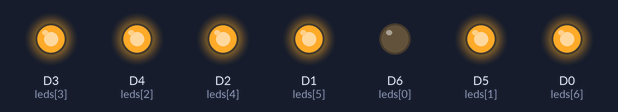
This program was run on a simulated ESP8266 (NodeMCU). Shown: output pins drawn as LEDs (lit = HIGH).

Above: at 0.5 s.
At 2.5 s:
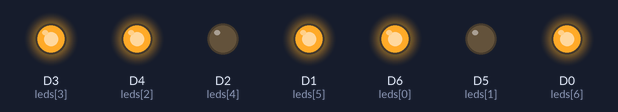
At 3.5 s:
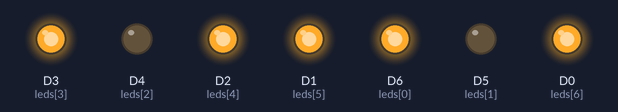
At 5.5 s:
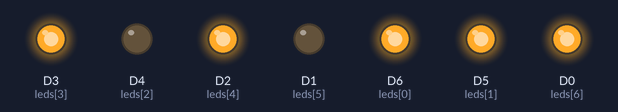
At 8.5 s:
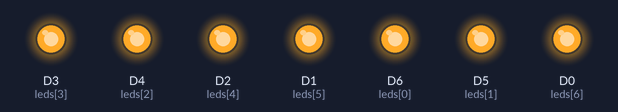
At 11.5 s:
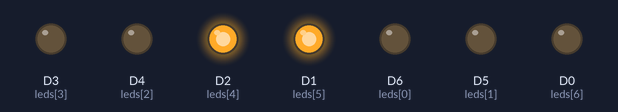
Timing chart, 0 to 13.0 s (numbered marks = the images above):
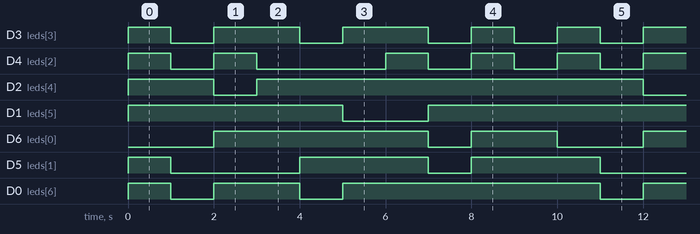

Measured:
- by itself, D3 (leds[3]): repeats every 10.0 s: 2 × (LOW 1.0 s, HIGH 2.0 s), 2 × (LOW 1.0 s, HIGH 1.0 s)
- by itself, D4 (leds[2]): repeats every 10.0 s: LOW 1.0 s, HIGH 1.0 s, LOW 3.0 s, 2 × (HIGH 1.0 s, LOW 1.0 s), HIGH 1.0 s
- by itself, D2 (leds[4]): repeats every 10.0 s: LOW 1.0 s, HIGH 9.0 s
- by itself, D1 (leds[5]): repeats every 10.0 s: LOW 2.0 s, HIGH 8.0 s
- by itself, D6 (leds[0]): repeats every 10.0 s: LOW 1.0 s, HIGH 2.0 s, LOW 2.0 s, HIGH 5.0 s
- by itself, D5 (leds[1]): repeats every 10.0 s: LOW 3.0 s, HIGH 3.0 s, LOW 1.0 s, HIGH 3.0 s
- by itself, D0 (leds[6]): repeats every 10.0 s: LOW 1.0 s, HIGH 2.0 s, LOW 1.0 s, HIGH 6.0 s

The program:

main.cpp
```cpp
#include <Arduino.h>

// Nodemcu pins connected to 7 segment leds
int leds[] = {D6, D5, D4, D3, D2, D1, D0};

// LED states to display number
int digits[][10] = {
    {0, 1, 1, 1, 1, 1, 1}, // zero
    {0, 0, 0, 0, 1, 1, 0}, //  one
    {1, 0, 1, 1, 0, 1, 1}, // two
    {1, 0, 0, 1, 1, 1, 1}, // three
    {1, 1, 0, 0, 1, 1, 0}, // four
    {1, 1, 0, 1, 1, 0, 1}, // five
    {1, 1, 1, 1, 1, 0, 1}, // six
    {0, 0, 0, 0, 1, 1, 1}, // seven
    {1, 1, 1, 1, 1, 1, 1}, // eight
    {1, 1, 0, 0, 1, 1, 1}  // nine
};

void setup()
{
  // Initialize led
  for (int i = 0; i < 7; i++)
  {
    pinMode(leds[i], OUTPUT);
  }
}

void loop()
{

  for (int num = 0; num < 10; num++)
  {
    // Display number
    for (int i = 0; i < 7; i++)
    {
      digitalWrite(leds[i], digits[num][i]);
    }
    delay(1000);
  }
}
```
